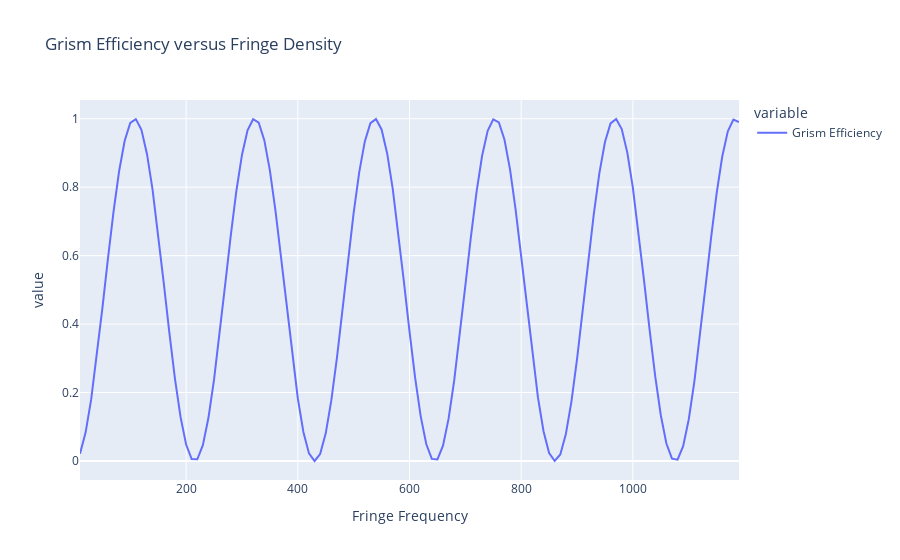

Here is the notebook cell this chart was saved with:
### Markdown cell above
## Plots

### Code cell
fringe_frequency_label = f"Fringe Frequency"
grism_efficiency_label = f"Grism Efficiency"
data = {
    fringe_frequency_label: fringe_frequency[:],
    grism_efficiency_label: efficiency[:],
}

df = pd.DataFrame.from_dict(data=data)
graph = plot.line(
    df=df,
    x=fringe_frequency_label,
    y=[grism_efficiency_label],
    title="Grism Efficiency versus Fringe Density",
    dark=False,
)
graph.show()
display(df)

### Figure 1 — Plotly figure (JSON) as saved in the notebook; plotly's stock layout.template omitted (floating-point values rounded to 4 significant figures)
{"data": [{"hovertemplate": "variable=Grism Efficiency<br>Fringe Frequency=%{x}<br>value=%{y}<extra></extra>", "legendgroup": "Grism Efficiency", "line": {"color": "#636efa", "dash": "solid"}, "marker": {"symbol": "circle"}, "mode": "lines", "name": "Grism Efficiency", "orientation": "v", "showlegend": true, "type": "scatter", "x": [10, 20, 30, 40, 50, 60, 70, 80, 90, 100, 110, 120, 130, 140, 150, 160, 170, 180, 190, 200, 210, 220, 230, 240, 250, 260, 270, 280, 290, 300, 310, 320, 330, 340, 350, 360, 370, 380, 390, 400, 410, 420, 430, 440, 450, 460, 470, 480, 490, 500, 510, 520, 530, 540, 550, 560, 570, 580, 590, 600, 610, 620, 630, 640, 650, 660, 670, 680, 690, 700, 710, 720, 730, 740, 750, 760, 770, 780, 790, 800, 810, 820, 830, 840, 850, 860, 870, 880, 890, 900, 910, 920, 930, 940, 950, 960, 970, 980, 990, 1000, 1010, 1020, 1030, 1040, 1050, 1060, 1070, 1080, 1090, 1100, 1110, 1120, 1130, 1140, 1150, 1160, 1170, 1180, 1190], "xaxis": "x", "y": [0.02117, 0.08291, 0.18, 0.3041, 0.4449, 0.5903, 0.7281, 0.8465, 0.9356, 0.9878, 0.9987, 0.9674, 0.8964, 0.7919, 0.6627, 0.5196, 0.375, 0.2409, 0.1287, 0.04801, 0.005596, 0.005055, 0.04643, 0.1262, 0.2377, 0.3714, 0.5159, 0.6591, 0.7889, 0.8942, 0.966, 0.9985, 0.9887, 0.9375, 0.8492, 0.7314, 0.594, 0.4486, 0.3076, 0.1828, 0.08497, 0.02226, 1.384e-05, 0.02012, 0.08087, 0.1771, 0.3007, 0.4412, 0.5866, 0.7248, 0.8438, 0.9338, 0.987, 0.999, 0.9687, 0.8987, 0.7949, 0.6662, 0.5234, 0.3786, 0.244, 0.1312, 0.04962, 0.006165, 0.004541, 0.04488, 0.1238, 0.2345, 0.3678, 0.5122, 0.6556, 0.7858, 0.8919, 0.9647, 0.9982, 0.9894, 0.9392, 0.8519, 0.7347, 0.5976, 0.4523, 0.311, 0.1857, 0.08705, 0.02337, 5.534e-05, 0.01909, 0.07885, 0.1743, 0.2973, 0.4375, 0.583, 0.7214, 0.8411, 0.9319, 0.9862, 0.9992, 0.97, 0.9009, 0.7979, 0.6697, 0.5271, 0.3822, 0.2473, 0.1337, 0.05124, 0.006761, 0.004054, 0.04335, 0.1213, 0.2314, 0.3642, 0.5085, 0.6521, 0.7828, 0.8895, 0.9633, 0.9978, 0.9902], "yaxis": "y"}], "layout": {"legend": {"title": {"text": "variable"}, "tracegroupgap": 0}, "title": {"text": "Grism Efficiency versus Fringe Density"}, "xaxis": {"anchor": "y", "domain": [0, 1], "title": {"text": "Fringe Frequency"}}, "yaxis": {"anchor": "x", "domain": [0, 1], "title": {"text": "value"}}}}
